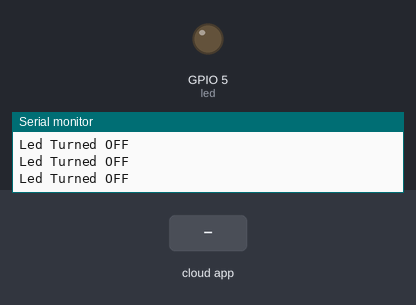
Recording of a sketch running on a simulated ESP8266 (NodeMCU). On the bench: output pins drawn as LEDs (lit = HIGH), the last lines printed to the serial monitor. The inputs (shaded band) are chosen by the test bench. WiFi joins after 1.5 s; servers stay silent unless stated; the Firebase database answers and starts empty.

Above: at 3.8 s.
3.9 s: the phone or cloud app sets SAKLAR to ON
At 4.8 s:
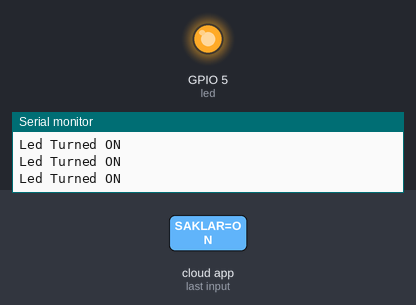
5.5 s: the phone or cloud app sets SAKLAR to OFF
At 6.1 s:
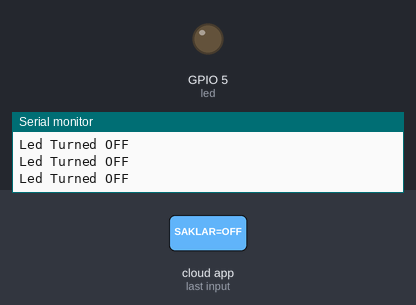
7.0 s: the phone or cloud app sets SAKLAR to on
At 7.3 s:
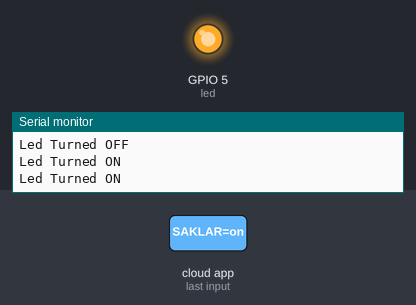
Timing chart, 0 to 10.0 s (numbered marks = the images above; inputs shaded):
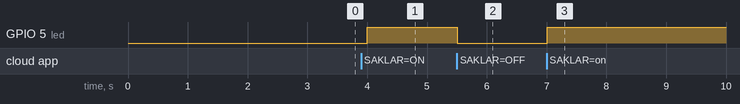

The sketch:

cobalamp.ino
```cpp
#include <ESP8266WiFi.h>
#include <FirebaseArduino.h>

#define FIREBASE_HOST "automaticlamp-76a3e-default-rtdb.asia-southeast1.firebasedatabase.app"              // the project name address from firebase id
#define FIREBASE_AUTH "x8MkihQn0cz0Fc8MKESGkj7RYILpwtA1TT8IGkfK"       // the secret key generated from firebase
#define WIFI_SSID "ZTE"
#define WIFI_PASSWORD "GERIYASELARAS"

String fireStatus = "";                                                     // led status received from firebase
int led = 5;

void setup()
{
  Serial.begin(9600);
  delay(1000);
  pinMode(led, OUTPUT);
  WiFi.begin(WIFI_SSID, WIFI_PASSWORD);
  Serial.print("Connecting to ");
  Serial.print(WIFI_SSID);
  while (WiFi.status() != WL_CONNECTED)
  {
    Serial.print(".");
    delay(500);
  }
  Serial.println();
  Serial.print("Connected to ");
  Serial.println(WIFI_SSID);
  Firebase.begin(FIREBASE_HOST, FIREBASE_AUTH);                  // connect to firebase
  Firebase.setString("SAKLAR", "OFF");                       //send initial string of led status
}

void loop()
{
  fireStatus = Firebase.getString("SAKLAR");                                      // get ld status input from firebase
  if (fireStatus == "ON" || fireStatus == "on" || fireStatus == "On")
  {                                                          // compare the input of led status received from firebase
    Serial.println("Led Turned ON");
    digitalWrite(led, HIGH);                                                         // make external led ON
  }
  else if (fireStatus == "OFF" || fireStatus == "off" || fireStatus == "Off")
  {                                                  // compare the input of led status received from firebase
    Serial.println("Led Turned OFF");
    digitalWrite(led, LOW);                                                         // make external led OFF
  }
  else
  {
    Serial.println("Command Error! Please send ON/OFF");
  }
}
```

Measured:
- after the input at 3.9 s, GPIO 5 (led): LOW → HIGH after 0.10 s
- after the input at 5.5 s, GPIO 5 (led): HIGH → LOW at once
- after the input at 7.0 s, GPIO 5 (led): LOW → HIGH at once
